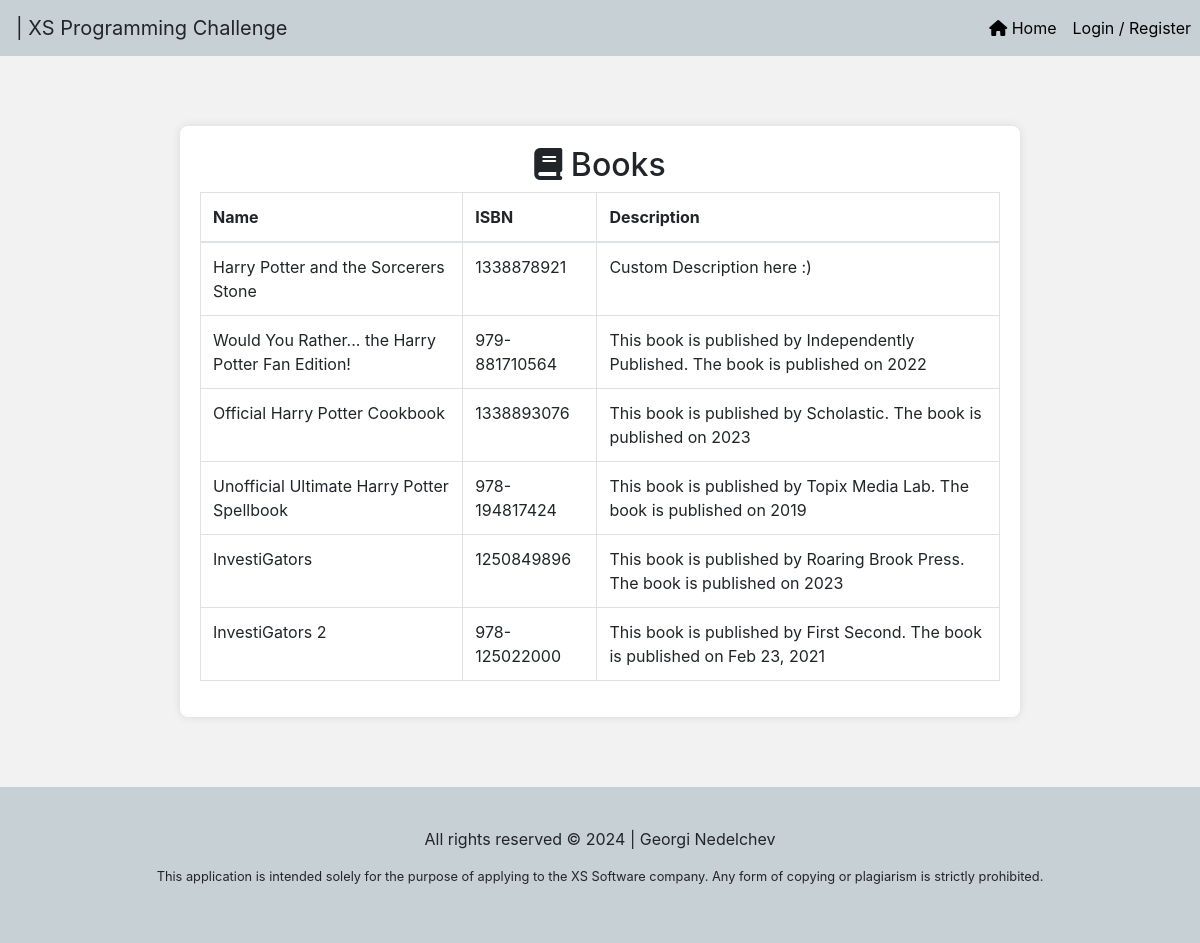
The page / on the database its author committed.
### tables this page shows
CREATE TABLE `books` (
  `id` int(11) NOT NULL,
  `name` varchar(255) NOT NULL,
  `isbn` varchar(13) NOT NULL,
  `description` text DEFAULT NULL,
  `user_id` int(11) NOT NULL,
  `created_at` timestamp NOT NULL DEFAULT current_timestamp()
);

### models/Book.php (called while the page is built, shortened)
<?php
class Book {
    private $conn;
    private $table_name = "books";
    public function __construct($db) {
        $this->conn = $db;
    }
    public function readAll() {
        $query = "SELECT * FROM " . $this->table_name;
        $stmt = $this->conn->prepare($query);
        $stmt->execute();
        return $stmt;
    }
}
?>

### home.php (the view, shortened to what this page needs)
<?php
$database = new Database();
$db = $database->getConnection();
$book = new Book($db);
$stmt = $book->readAll();
?>
<div class="container table-container">
	<h2 class="text-center"><i title="Books" class="fa-solid fa-book"></i> Books</h2>
	<table class="table table-bordered">
		<thead>
			<tr>
				<th>Name</th>
				<th>ISBN</th>
				<th>Description</th>
			</tr>
		</thead>
		<tbody>
			<?php while ($row = $stmt->fetch(PDO::FETCH_ASSOC)) : ?>
				<tr>
					<td><?php echo htmlspecialchars($row['name']); ?></td>
					<td><?php echo htmlspecialchars($row['isbn']); ?></td>
					<td><?php echo htmlspecialchars($row['description']); ?></td>
				</tr>
			<?php endwhile; ?>
		</tbody>
	</table>
</div>

### template/header.php (shortened to what this page needs)
<!DOCTYPE html>
<html lang="en">
<head>
    <link href="https://maxcdn.bootstrapcdn.com/bootstrap/4.5.2/css/bootstrap.min.css" rel="stylesheet">
	<link rel="stylesheet" href="https://cdnjs.cloudflare.com/ajax/libs/font-awesome/6.5.2/css/all.min.css" />
	<link href="/css/styles.css" rel="stylesheet">
</head>
<body>
    <nav class="navbar navbar-expand-lg fixed-top customColorStyle">
        <span class="navbar-brand" href="/home"><?=ucfirst($controller);?> | XS Programming Challenge</span>
		<ul class="navbar-nav ml-auto row">
			<li class="nav-item">
				<a class="nav-link" href="/home"><i title="Home" class="fa-solid fa-home"></i> Home</a>
			</li>
			<?php if (!isset($_SESSION['user_id'])) :  ?>
				<li class="nav-item">
					<a class="nav-link" href="/login">Login / Register</a>
				</li>
			<?php endif; ?>
		</ul>
    </nav>

### index.php (shortened to what this page needs)
<?php
include_once 'models/Book.php';
$request = $_SERVER['REQUEST_URI'];
$params = explode('/', trim($request, '/'));
$controller = isset($params[0]) ? $params[0] : 'home';
include 'template/header.php';
switch ($controller) {
    case 'home':
    case 'index':
    case '':
		include 'home.php';
        break;
}
include 'template/footer.php';
?>

### template/footer.php (shortened to what this page needs)
     <footer class="footer customColorStyle text-center text-lg-start">
        <div class="container p-4">
            <p class="text-center">All rights reserved &copy; <?=date('Y', time());?> | Georgi Nedelchev</p>
            <p class="text-center small">This application is intended solely for the purpose of applying to the XS Software company. Any form of copying or plagiarism is strictly prohibited.</p>
        </div>
    </footer>
</body>
</html>

### css/styles.css (style rules this page uses)
body { padding-top: 56px; display: flex; flex-direction: column; min-height: 100vh; background-color: #f2f2f2; }
.container { flex: 1; }
.footer { background-color: #f8f9fa; padding: 1rem 0; position: relative; bottom: 0; width: 100%; }
.navbar { margin-bottom: 20px; }
.form-container, .table-container { max-width: 70%; margin: 70px auto; padding: 20px; background-color: #fff; box-shadow: 0 0 10px rgba(0, 0, 0, 0.1); border-radius: 8px; position: relative; }
.table-container { overflow: auto; max-height: 600px; }
.customColorStyle { background: #C7D0D5; }
.customColorStyle a { color: black; text-decoration: none; }

### rows shown on the page
books: name "Harry Potter and the Sorcerers Stone", isbn "1338878921", description "Custom Description here :)"
books: name "Would You Rather... the Harry Potter Fan Edition!", isbn "979-881710564", description "This book is published by Independently Published. The book is published on 2022"
books: name "Official Harry Potter Cookbook", isbn "1338893076", description "This book is published by Scholastic. The book is published on 2023"
books: name "Unofficial Ultimate Harry Potter Spellbook", isbn "978-194817424", description "This book is published by Topix Media Lab. The book is published on 2019"
books: name "InvestiGators", isbn "1250849896", description "This book is published by Roaring Brook Press. The book is published on 2023"
books: name "InvestiGators 2", isbn "978-125022000", description "This book is published by First Second. The book is published on Feb 23, 2021"
